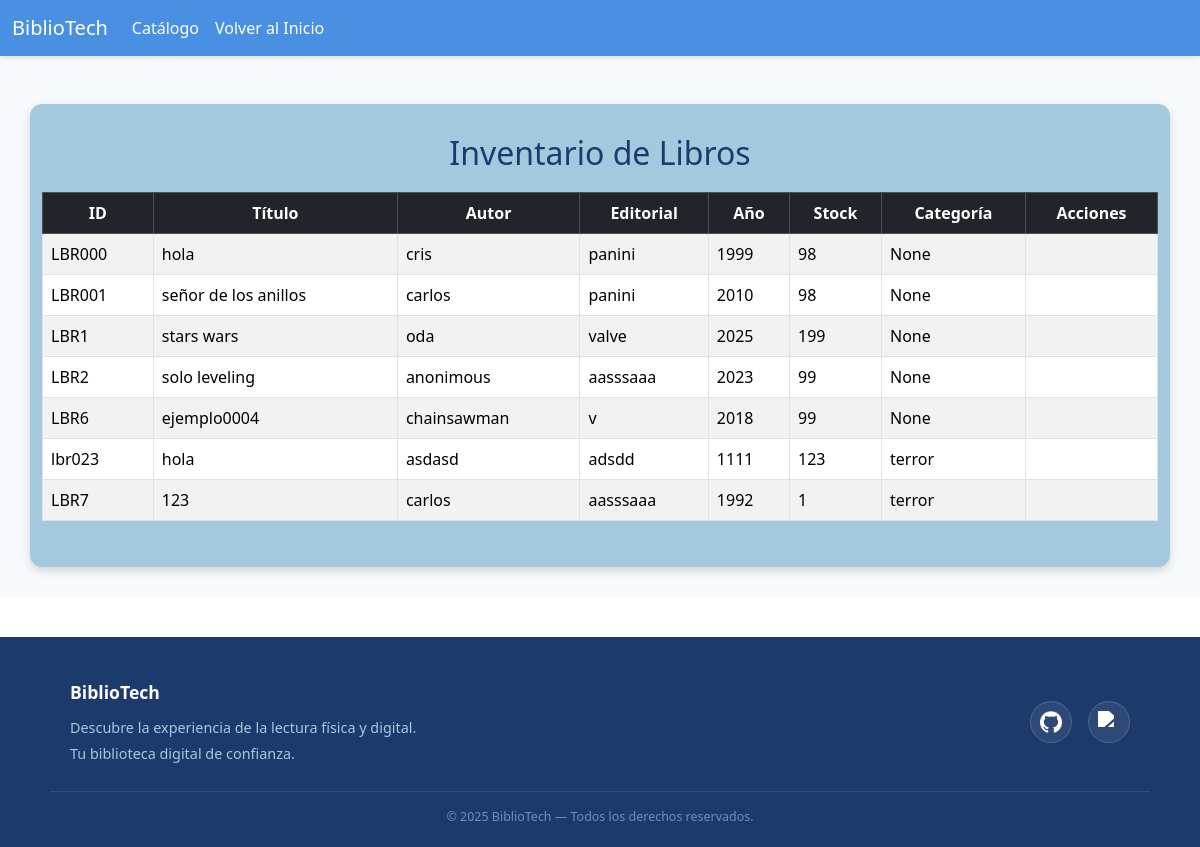
/tabla-libros/, run on an earlier commit of the app's database.
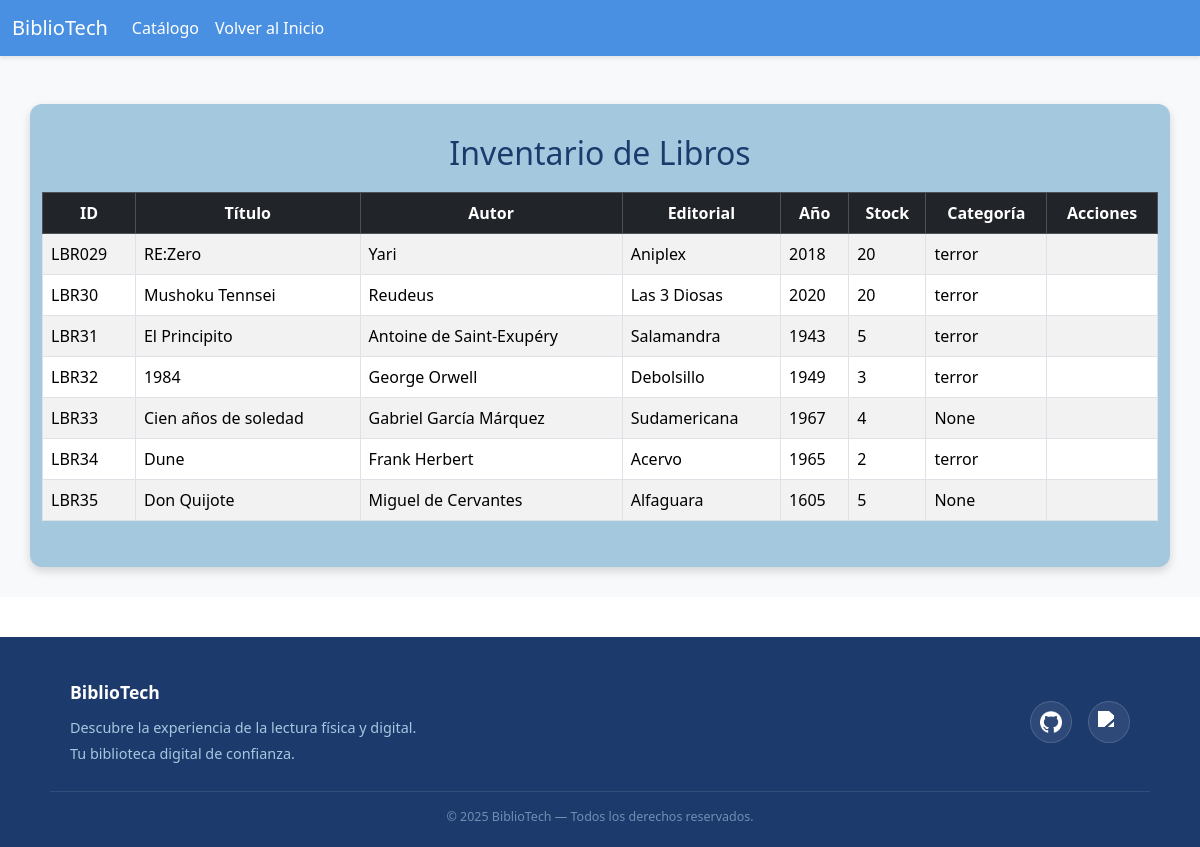
And on a later commit of the database.
### apps/libros/models.py (models this page shows, shortened)
class Libro(models.Model):
    id = models.AutoField(primary_key=True)
    id_libro = models.CharField( verbose_name="ID Libro", max_length=13, unique=True,)
    titulo = models.CharField(max_length=200)
    autor = models.CharField(max_length=100)
    editorial = models.CharField(max_length=100)
    anio = models.IntegerField(verbose_name="Año")
    stock = models.IntegerField()
    activo = models.BooleanField(default=True, verbose_name="¿Está activo?")
    categoria = models.ForeignKey(
    Categoria,
    on_delete=models.SET_NULL,
    null=True,
    blank=True,
    verbose_name="Categoría"
    )
    descripcion = models.TextField(blank=True, null=True, verbose_name="Descripción")
    class Meta:
        verbose_name = "Libro"
        verbose_name_plural = "Libros"

class Categoria(models.Model):
    nombre = models.CharField(max_length=100, unique=True, verbose_name="Nombre")
    descripcion = models.TextField(blank=True, null=True, verbose_name="Descripción")
    def __str__(self):
        return self.nombre
    class Meta:
        verbose_name = "Categoría"
        verbose_name_plural = "Categorías"
        ordering = ['nombre']

### apps/libros/views.py (the view)
# urls.py: path('tabla-libros/', libroV.listar_libros, name='tabla_libros'),
def listar_libros(request):
    libros = Libro.objects.filter(activo=True)
    contexto = {
        'libros': libros
    }
    return render(request, 'tablaLibros.html', contexto)

### templates/tablaLibros.html (shortened to what the changed rows need)
{% load static %}
<!DOCTYPE html>
<html lang="en">
<head>
    <link rel="stylesheet" href="{% static 'css/style.css' %}">
    <link rel="stylesheet" href="{% static 'css/footer.css' %}">
    <link rel="stylesheet" href="{% static 'css/formularios.css' %}">
    <link rel="stylesheet" href="{% static 'css/navbar.css' %}">
    <link href="https://cdn.jsdelivr.net/npm/bootstrap@5.3.3/dist/css/bootstrap.min.css" rel="stylesheet">
</head>
<body>
    <div id="main-container">
        <section class="bg-light">
            <div class="container mt-5">
                <h2 class="text-center">Inventario de Libros</h2>
                <div class="table-responsive">
                    <table class="table table-striped table-bordered">
                        <thead class="table-dark">
                            <tr>
                                <th class="titulo-tabla text-center">ID</th>
                                <th class="titulo-tabla text-center">Título</th>
                                <th class="titulo-tabla text-center">Autor</th>
                                <th class="titulo-tabla text-center">Editorial</th>
                                <th class="titulo-tabla text-center">Año</th>
                                <th class="titulo-tabla text-center">Stock</th>
                                <th class="titulo-tabla text-center">Categoría</th>
                                <th class="text-center">Acciones</th>
                            </tr>
                        </thead>
                        <tbody>
                            {% for libro in libros %}
                            <tr>
                                <td>{{ libro.id_libro }}</td>
                                <td>{{ libro.titulo }}</td>
                                <td>{{ libro.autor }}</td>
                                <td>{{ libro.editorial }}</td>
                                <td>{{ libro.anio }}</td>
                                <td>{{ libro.stock }}</td>
                                <td>{{ libro.categoria }}</td>
                                <td class="text-center">
                                </td>
                            </tr>
                            {% empty %}
                            <tr>
                                <td colspan="6" class="text-center">No hay libros registrados aún.</td>
                            </tr>
                            {% endfor %}
                        </tbody>
                    </table>
                </div>
            </div>
        </section>
    </div>
</body>
</html>

What changed in the data, as far as the page shows it:
no longer on this page (row edited): Libro: id_libro "LBR000", titulo "hola", autor "cris", editorial "panini", anio "1999", stock "98", categoria "None"
no longer on this page (row edited): Libro: id_libro "LBR001", titulo "señor de los anillos", autor "carlos", editorial "panini", anio "2010", stock "98", categoria "None"
no longer on this page (row edited): Libro: id_libro "LBR1", titulo "stars wars", autor "oda", editorial "valve", anio "2025", stock "199", categoria "None"
no longer on this page (row edited): Libro: id_libro "LBR2", titulo "solo leveling", autor "anonimous", editorial "aasssaaa", anio "2023", stock "99", categoria "None"
no longer on this page (row edited): Libro: id_libro "LBR6", titulo "ejemplo0004", autor "chainsawman", editorial "v", anio "2018", stock "99", categoria "None"
no longer on this page (row edited): Libro: id_libro "lbr023", titulo "hola", autor "asdasd", editorial "adsdd", anio "1111", stock "123", categoria "terror"
no longer on this page (row edited): Libro: id_libro "LBR7", titulo "123", autor "carlos", editorial "aasssaaa", anio "1992", stock "1", categoria "terror"
added Libro: id_libro "LBR029", titulo "RE:Zero", autor "Yari", editorial "Aniplex", anio "2018", stock "20", categoria "terror"
added Libro: id_libro "LBR30", titulo "Mushoku Tennsei", autor "Reudeus", editorial "Las 3 Diosas", anio "2020", stock "20", categoria "terror"
added Libro: id_libro "LBR31", titulo "El Principito", autor "Antoine de Saint-Exupéry", editorial "Salamandra", anio "1943", stock "5", categoria "terror"
added Libro: id_libro "LBR32", titulo "1984", autor "George Orwell", editorial "Debolsillo", anio "1949", stock "3", categoria "terror"
added Libro: id_libro "LBR33", titulo "Cien años de soledad", autor "Gabriel García Márquez", editorial "Sudamericana", anio "1967", stock "4", categoria "None"
added Libro: id_libro "LBR34", titulo "Dune", autor "Frank Herbert", editorial "Acervo", anio "1965", stock "2", categoria "terror"
added Libro: id_libro "LBR35", titulo "Don Quijote", autor "Miguel de Cervantes", editorial "Alfaguara", anio "1605", stock "5", categoria "None"
